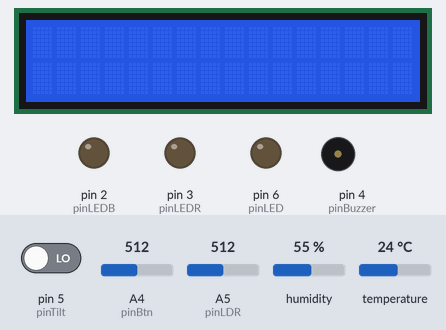
Bench run of a sketch on a simulated Arduino Uno, built with avr-gcc and run on an emulated ATmega328P. Shown: 16×2 character LCD, output pins drawn as LEDs (lit = HIGH), buzzer (waves = sounding). Dashed ring = blinking. The inputs (shaded band) are chosen by the test bench; at power-on: pin 5 (pinTilt) LOW, A4 (pinBtn) = 512, A5 (pinLDR) = 512, humidity 55 %, temperature 24 °C. What the sketch prints to the serial monitor is not drawn.

Above: at 1.2 s.
1.3 s: pin 5 (pinTilt) driven HIGH
At 2.5 s:
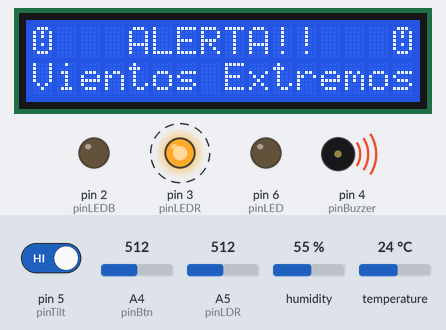
4.6 s: pin 5 (pinTilt) driven LOW
At 7.7 s:
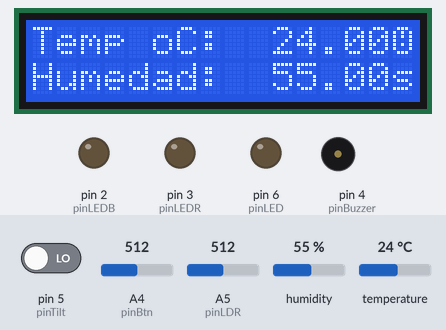
8.1 s: A4 (pinBtn) set to 106
10.8 s: A4 (pinBtn) set to 90
At 12.2 s:
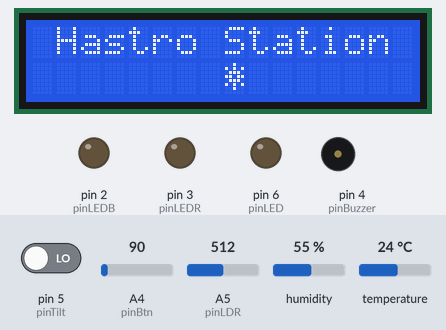
13.5 s: A5 (pinLDR) set to 210
16.2 s: A5 (pinLDR) set to 183
At 18.2 s:
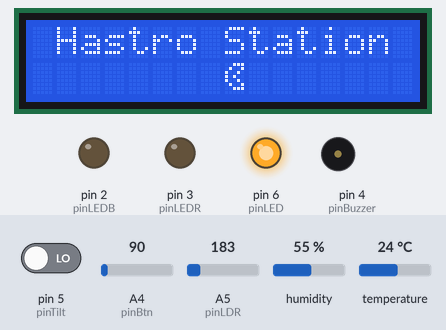
Timing chart, 0 to 19.7 s (numbered marks = the images above; inputs shaded):
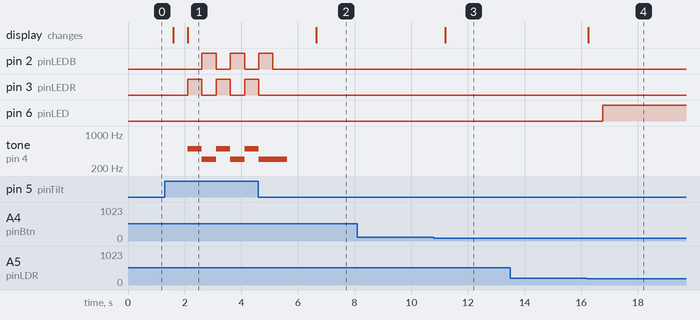

Measured:
- the behaviour switches between 101 and 100 on A4 (pinBtn) (found by bisection; images 2 and 3)
- the behaviour switches between 200 and 199 on A5 (pinLDR) (found by bisection; images 3 and 4)
- after the input at 1.3 s, pin 2 (pinLEDB): alternates HIGH for 0.51 s and LOW for 0.50 s, starting after 1.3 s; pin 3 (pinLEDR): alternates HIGH for 0.50 s and LOW for 0.51 s, starting after 0.80 s
- after the input at 4.6 s, pin 2 (pinLEDB): goes on until 5.1 s, then stays LOW; pin 3 (pinLEDR): goes on until 4.6 s, then stays LOW; the display: changes after 2.0 s (image 2)
- after the input at 8.1 s, every drawn part: stays the same
- after the input at 10.8 s, the display: changes after 0.41 s (image 3)
- after the input at 13.5 s, every drawn part: stays the same
- after the input at 16.2 s, pin 6 (pinLED): LOW → HIGH after 0.55 s; the display: changes after 0.05 s (image 4)

The sketch:

Estacion.ino
```cpp
#include <LiquidCrystal.h> //Libreria de la Pantalla LCD
#include <dht.h> //Libreria del DHT

//Declaro Pines
const int rs = 13, en = 12, d4 = 11, d5 = 10, d6 = 9, d7 = 8; //Pines del LCD
int pinDHT = 7, pinLED = 6, pinTilt = 5, pinBuzzer = 4, pinLEDR = 3, pinLEDB = 2; //Pines Digitales para el resto de componentes
int pinLDR = A5, pinBtn = A4; //Pines Analogicos

//Declaro objecto pantalla LCD
LiquidCrystal lcd(rs,en,d4,d5,d6,d7);

//Declaro Objecto DHT
dht DHT;

//Valor Estandar del tilt
int vStdTilt = 0;

//Simbolo del Sol
byte sun[8] = {
  B00100,
  B10101,
  B01110,
  B11011,
  B01110,
  B10101,
  B00100,
};

//Simbolo de la Luna
byte moon[8] = {
  B00111,
  B01001,
  B10010,
  B10100,
  B10010,
  B01001,
  B00111,
};

//Simbolo de la Alerta
byte alert[8] = {
  B01110,
  B10101,
  B10101,
  B10001,
  B10101,
  B10001,
  B01110,
};

//Funcion que se ejecuta al inicio
void setup() {
  //Inicializo pantalla LCD
  lcd.begin(16, 2);

  //Creo los caracteres especiales
  lcd.createChar(0, sun);
  lcd.createChar(1, moon);
  lcd.createChar(2, alert);

  //Inicio Serial Por Si Es Necesario Usarlo
  Serial.begin(9600);
  Serial.println("Estacion Metereologica");

  //Establezco los LEDs como output y el sensor de inclinación como input
  pinMode(pinLED, OUTPUT);
  pinMode(pinLEDR, OUTPUT);
  pinMode(pinLEDB, OUTPUT);
  pinMode(pinTilt, INPUT);

}

//Funcion que se ejecuta constantemente
void loop() {
  //Inicializo el cursor del LCD para que este en el primer elemento
  lcd.setCursor(0, 0);
  //Valor del LDR
  int vLDR = analogRead(pinLDR);

  //Valor del Boton
  int vBtn = analogRead(pinBtn);

  //Valor del sensor de inclinacion
  int vTilt = digitalRead(pinTilt);

  //Si el sensor esta en vertical
  if (vTilt != vStdTilt){
    lcd.clear();
    lcd.write(byte(2)); // Escribe el simbolo de alerta
    lcd.write("   ALERTA!!   ");
    lcd.write(byte(2));
    lcd.setCursor(0,1);
    lcd.write("Vientos Extremos");
    //Sonido de alarma que suena y cambia el led enciendido
    tone(pinBuzzer, 500, 1000);
    digitalWrite(pinLEDR, HIGH);
    digitalWrite(pinLEDB, LOW);
    delay(500);
    tone(pinBuzzer, 300, 1000);
    digitalWrite(pinLEDB, HIGH);
    digitalWrite(pinLEDR, LOW);
    delay(500);
  } else {
    //Apaga los LEDs de la alrma
    digitalWrite(pinLEDR, LOW);
    digitalWrite(pinLEDB, LOW);
    //Si boton Pulsado
    //Imprimir temperatura y Humedad
    if (vBtn > 100){
      //Valor del DHT
      int vDHT = DHT.read11(pinDHT);
      delay(1500); // Condicion necesaria
      lcd.print("Temp oC:  ");
      lcd.print(DHT.temperature);
      lcd.setCursor(0,1); //Cambia a la segunda fila
      lcd.print("Humedad:  ");
      lcd.print(DHT.humidity);
      lcd.setCursor(0,0);
      delay(500);
    } else {
      //Sino Imprimir Nombre
      lcd.clear();
      lcd.print(" Hastro Station");
      //Si la luminosidad es menor de 200
      if (vLDR < 200){
        //Pone el simbolo de la luna en el centro de la segunda fila
        lcd.setCursor(8, 1);
        lcd.write(byte(1));
      } else {
        //Sino, pone el sol en el centro de la segunda fila
        lcd.setCursor(8, 1);
        lcd.write(byte(0));
      }
      delay(500);
    }
    // Si luminosidad menor que 200
    if (vLDR < 200){
      //Encender LED
      digitalWrite(pinLED, HIGH);
    } else {
      //Sino, apagar LED
      digitalWrite(pinLED, LOW);
    }
  }
}
```
